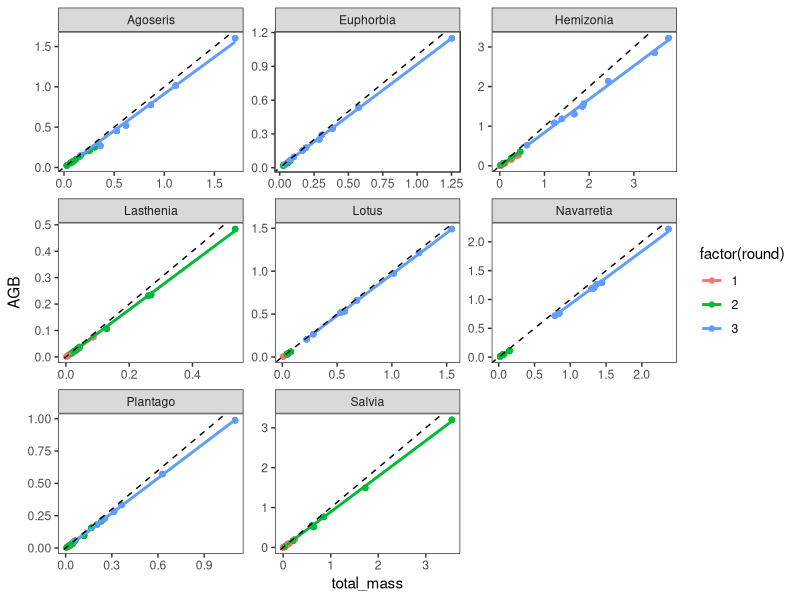
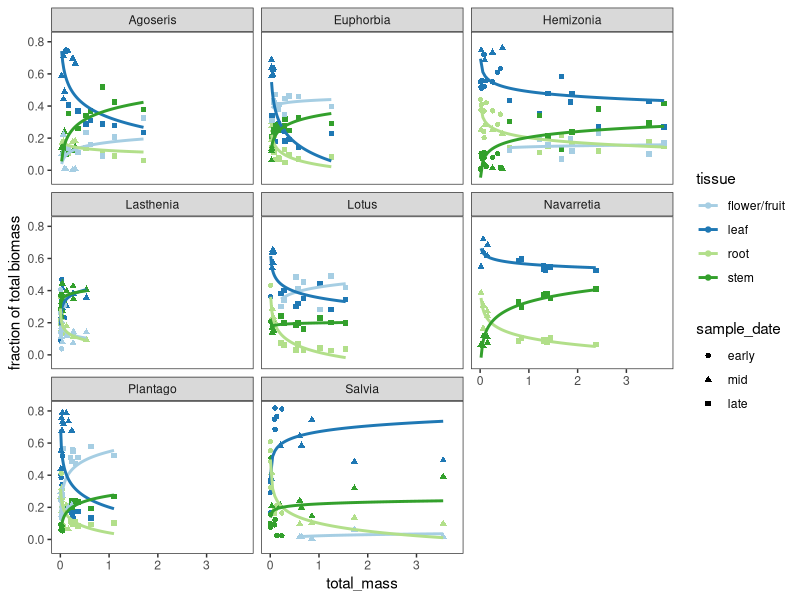
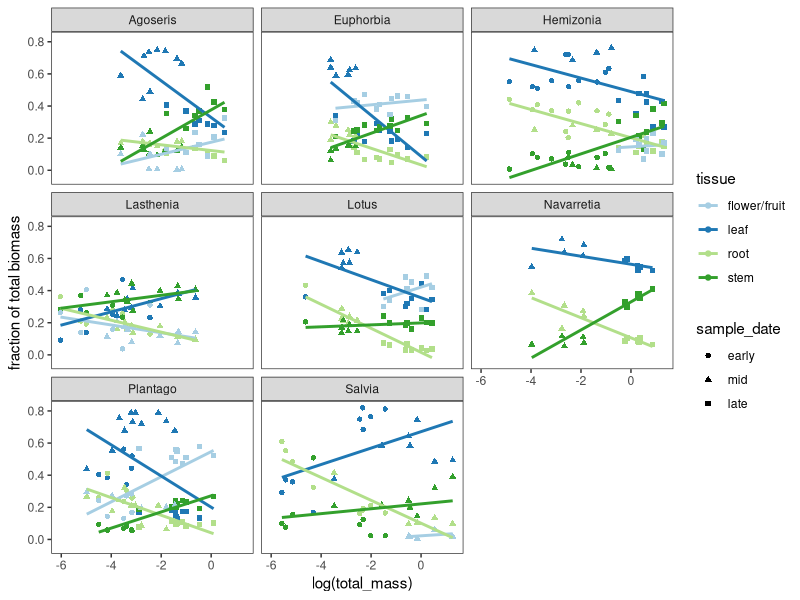
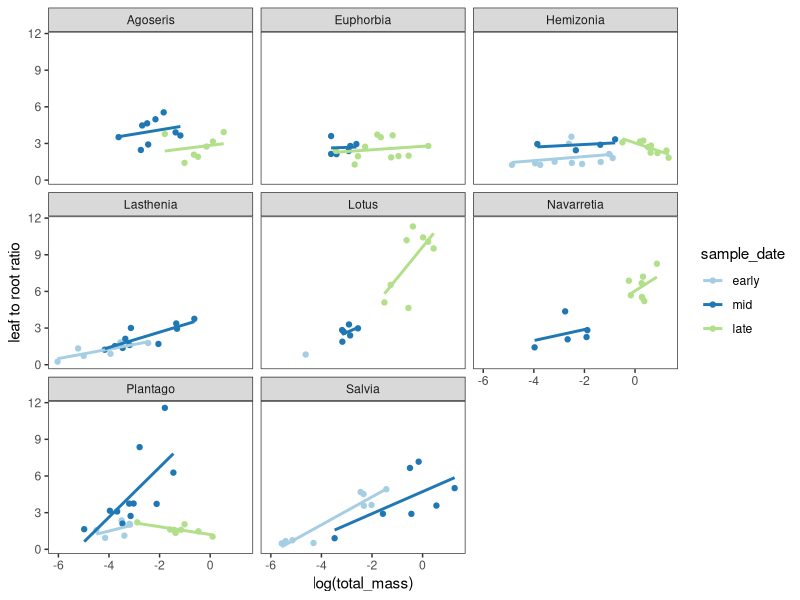
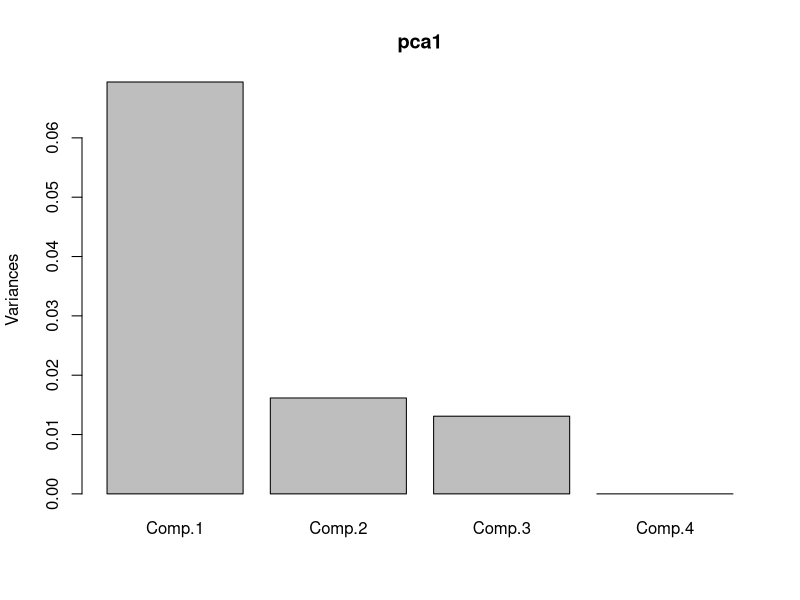
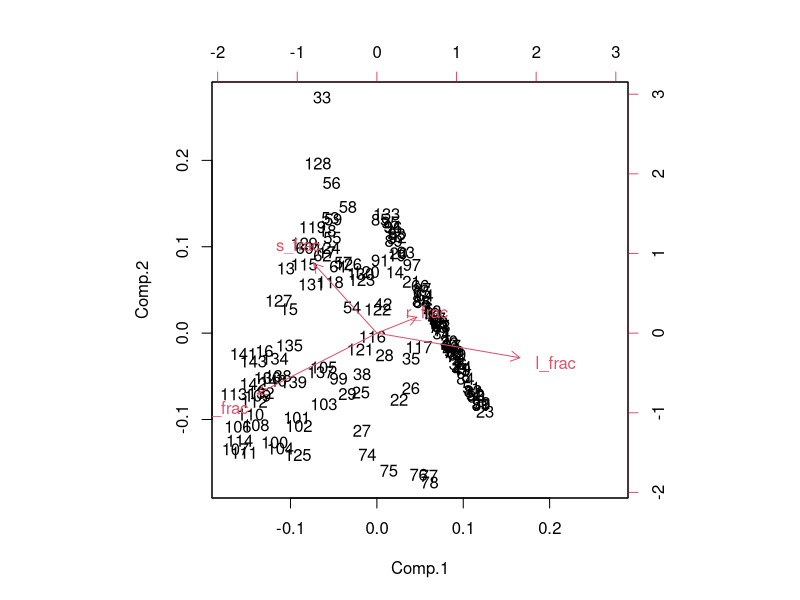
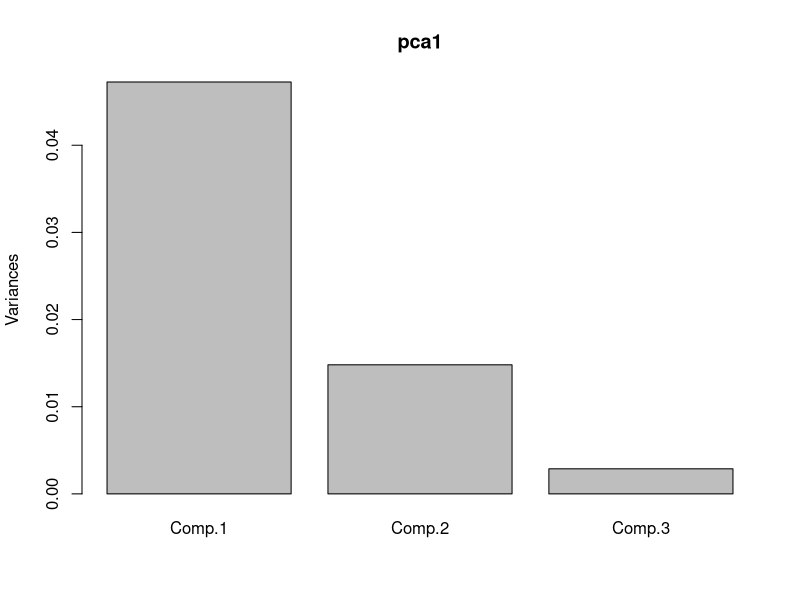
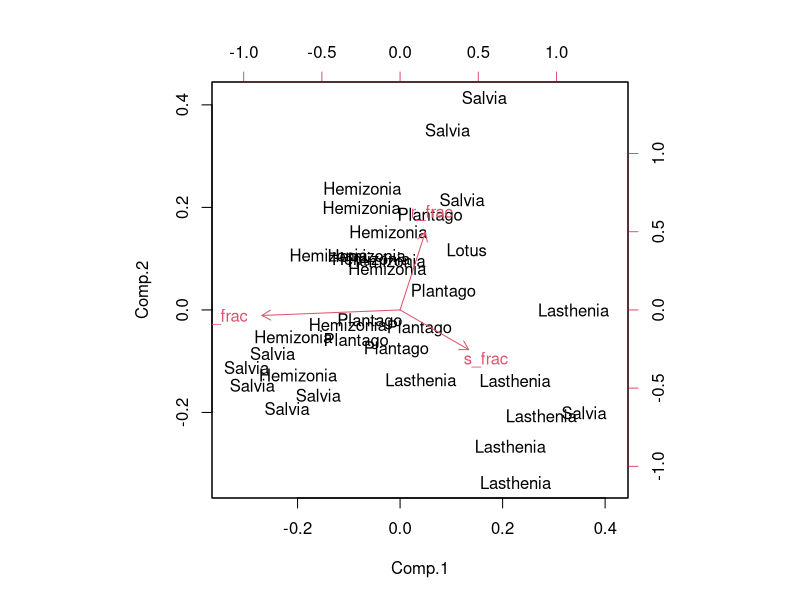

Source code (R) for these figures, in order: (Note: this script raises an error after producing the figures.)
rm(list = ls())

library(dplyr)
library(tidyr)
library(ggplot2)
library(stringr)

my_cols <- c('#a6cee3','#1f78b4','#b2df8a','#33a02c')
  
ids <- read.csv('data-raw/allocation_data/allocation_early_id_2017-02-24.csv')

r1 <- read.csv('data-raw/allocation_data/allocation_early_2017-03-01.csv')
r2 <- read.csv('data-raw/allocation_data/allocation_mid.csv')
r3 <- read.csv('data-raw/allocation_data/allocation_late.csv')
r3_id <- read.csv('data-raw/allocation_data/allocation_late_size.csv')

r1 <- r1 %>% left_join(ids, by = c('round', 'plant_id') )
r3 <- left_join(r3, r3_id, by = c('round', 'species', 'plant_id'))

df <- bind_rows(r1, r2, r3)

df$sample_date <- factor(df$round, labels = c('early', 'mid', 'late'))

df$species <- factor( df$species, labels = c('Agoseris', 'Euphorbia', 'Hemizonia', 'Lasthenia', 'Lotus', 'Navarretia', 'Plantago' , 'Salvia'))

df <- 
  df %>% 
  spread( tissue, weight ) %>% 
  mutate( f = ifelse(is.na(f), 0, f ),
          s = ifelse(is.na(s), 0, s), 
          r = ifelse(is.na(r), 0, r), 
          `tap root` = ifelse(is.na(`tap root`), 0, `tap root`), 
          `small root` = ifelse(is.na(`small root`), 0, `small root`),           
          r = ifelse( r == 0, `tap root` + `small root`,  r), 
          total_mass = f + l + s + r, 
          AGB = f + l + s, 
          f_frac = f/total_mass, 
          l_frac = l/total_mass, 
          r_frac = r/total_mass, 
          s_frac = s/total_mass, 
          AGBfrac = AGB/total_mass) %>% 
  filter( l_frac > 0 , r_frac > 0 ) 

df1 <- 
  df %>% 
  gather( tissue, fraction, l_frac, r_frac, s_frac, f_frac) %>% 
  mutate( fraction = ifelse(fraction == 0, NA, fraction))

df1$tissue <- factor( df1$tissue , labels = c('flower/fruit', 'leaf', 'root', 'stem'))


p1 <- ggplot( df1, aes( x = total_mass, y = fraction, shape = sample_date, color = tissue, group = tissue) ) + 
  geom_point() + 
  geom_smooth(method = 'lm', se = F,formula =  y ~ log(x)) + 
  facet_wrap(~species) + 
  scale_color_manual(values = my_cols) + 
  ylab('fraction of total biomass')  + 
  theme_bw() + theme(panel.grid = element_blank())

p2 <- ggplot( df1, aes( x = log(total_mass), y = fraction, shape = sample_date, color = tissue, group = tissue) ) + 
  geom_point() + 
  geom_smooth(method = 'lm', se = F) + 
  ylab('fraction of total biomass') + 
  facet_wrap(~species) + 
  scale_color_manual(values = my_cols) + 
  theme_bw() + theme(panel.grid = element_blank())

df2 <- 
  df %>% 
  mutate( `leaf to root ratio` = l/r)

p3 <- ggplot( df2, aes( x = log(total_mass), y = `leaf to root ratio`, color = sample_date, group = sample_date) ) + 
  geom_point() + 
  geom_smooth(method = 'lm', se = F) + 
  facet_wrap(~species) + 
  scale_color_manual(values = my_cols) + 
  theme_bw() + theme(panel.grid = element_blank())

models <- df1 %>% group_by(species, round) %>% do( slope = coefficients(lm(data = . , formula = AGB ~ - 1 + total_mass)))
names( models$slope) <- paste(models$species, models$round)

cbind( models$slope )

m1 <- lm(data = df1, AGB ~ - 1 + total_mass)

m1$coefficients

ggplot(df1, aes( x = total_mass, y = AGB, group = round, color = factor(round))) + 
  geom_point() + 
  facet_wrap(~species, scales = 'free') + 
  theme_bw() + 
  theme(panel.grid = element_blank()) + 
  geom_smooth(se = F, formula = 'y ~ - 1 +   x ', method = 'lm') + 
  geom_abline(intercept = 0, slope = 1, linetype = 2) 

p1
p2
p3

df %>% head
pca1 <- princomp( df[ , c('r_frac', 's_frac', 'l_frac', 'f_frac')])
plot(pca1)
biplot(pca1)

s_model <- lm( s_frac ~ log(total_mass)*species, df  )
summary(s_model)

f_model <- lm( f_frac ~ log(total_mass)*species, df  )
summary(f_model)

l_model <- lm( l_frac ~ log(total_mass)*species, df  )
summary(l_model)

AGBfrac_model <- lm(AGBfrac ~ log(total_mass)*species, df )
summary(AGBfrac_model)


# round 1 pca 
x <- df %>% filter(round == 1) %>% select(species,  r_frac, l_frac, s_frac, f_frac) 
pca1 <- princomp( x[, 2:4])
plot(pca1)
biplot(pca1, xlabs = x$species)

pca <- data.frame( pca1$scores[, 1:2], species = x$species)
pca <- pca %>% group_by( species) %>% mutate( center1 = mean(Comp.1), center2 = mean(Comp.2))

loadings <- 
  as.data.frame(matrix( pca1$loadings , nrow = 4, ncol = 4)) %>%
  mutate(frac = c('r_frac', 'l_frac', 's_frac', 'f_frac')  ) %>% 
  mutate( origin = 0 ) %>% 
  select( frac, V1, V2, origin)  %>% 
  mutate( V1 = V1*pca1$sdev[1], V2 = V2*pca1$sdev[2])

g1 <- ggplot( pca , aes( x = Comp.1, y = Comp.2, label = str_sub( species, 1,2))) + 
  geom_point() + 
  geom_label(data = pca %>% distinct(species, center1, center2), aes( x = center1, y = center2), color ='red') + 
  geom_segment( data = loadings, aes(x = origin, y = origin, xend = V1, yend = V2, label = frac), arrow = ) + 
  geom_text(data = loadings, aes(x = V1, y = V2, label = frac ))

# round 2 pca 
x <- df %>% filter(round == 2) %>% select(species,  r_frac, l_frac, s_frac, f_frac) 
pca1 <- princomp( x[, 2:5])
plot(pca1)
biplot(pca1, xlabs = x$species)

pca <- data.frame( pca1$scores[, 1:2], species = x$species)
pca <- pca %>% group_by( species) %>% mutate( center1 = mean(Comp.1), center2 = mean(Comp.2))

loadings <- 
  as.data.frame(matrix( pca1$loadings , nrow = 4, ncol = 4)) %>%
  mutate(frac = c('r_frac', 'l_frac', 's_frac', 'f_frac')  ) %>% 
  mutate( origin = 0 ) %>% 
  select( frac, V1, V2, origin)  %>% 
  mutate( V1 = V1*pca1$sdev[1], V2 = V2*pca1$sdev[2])

g2 <- ggplot( pca , aes( x = Comp.1, y = Comp.2, label = str_sub( species, 1,2))) + 
  geom_point() + 
  geom_label(data = pca %>% distinct(species, center1, center2), aes( x = center1, y = center2), color ='red') + 
  geom_segment( data = loadings, aes(x = origin, y = origin, xend = V1, yend = V2, label = frac), arrow = ) + 
  geom_text(data = loadings, aes(x = V1, y = V2, label = frac ))

# round 3 pca 
x <- df %>% filter(round == 3) %>% select(species,  r_frac, l_frac, s_frac, f_frac) 
pca1 <- princomp( x[, 2:5])
plot(pca1)
biplot(pca1, xlabs = x$species)

pca <- data.frame( pca1$scores[, 1:2], species = x$species)
pca <- pca %>% group_by( species) %>% mutate( center1 = mean(Comp.1), center2 = mean(Comp.2))

loadings <- 
  as.data.frame(matrix( pca1$loadings , nrow = 4, ncol = 4)) %>%
  mutate(frac = c('r_frac', 'l_frac', 's_frac', 'f_frac')  ) %>% 
  mutate( origin = 0 ) %>% 
  select( frac, V1, V2, origin)  %>% 
  mutate( V1 = V1*pca1$sdev[1], V2 = V2*pca1$sdev[2])

g3 <- ggplot( pca , aes( x = Comp.1, y = Comp.2, label = str_sub( species, 1,2))) + 
  geom_point() + 
  geom_label(data = pca %>% distinct(species, center1, center2), aes( x = center1, y = center2), color ='red') + 
  geom_segment( data = loadings, aes(x = origin, y = origin, xend = V1, yend = V2, label = frac), arrow = ) + 
  geom_text(data = loadings, aes(x = V1, y = V2, label = frac ))


ggsave(g1, filename = '~/Desktop/allocation_pca1.png')
ggsave(g2, filename = '~/Desktop/allocation_pca2.png')
ggsave(g3, filename = '~/Desktop/allocation_pca3.png')

print( pca )
pdf( file = '~/Desktop/allocation.pdf' )
print(p2)
print(p3)
dev.off()

